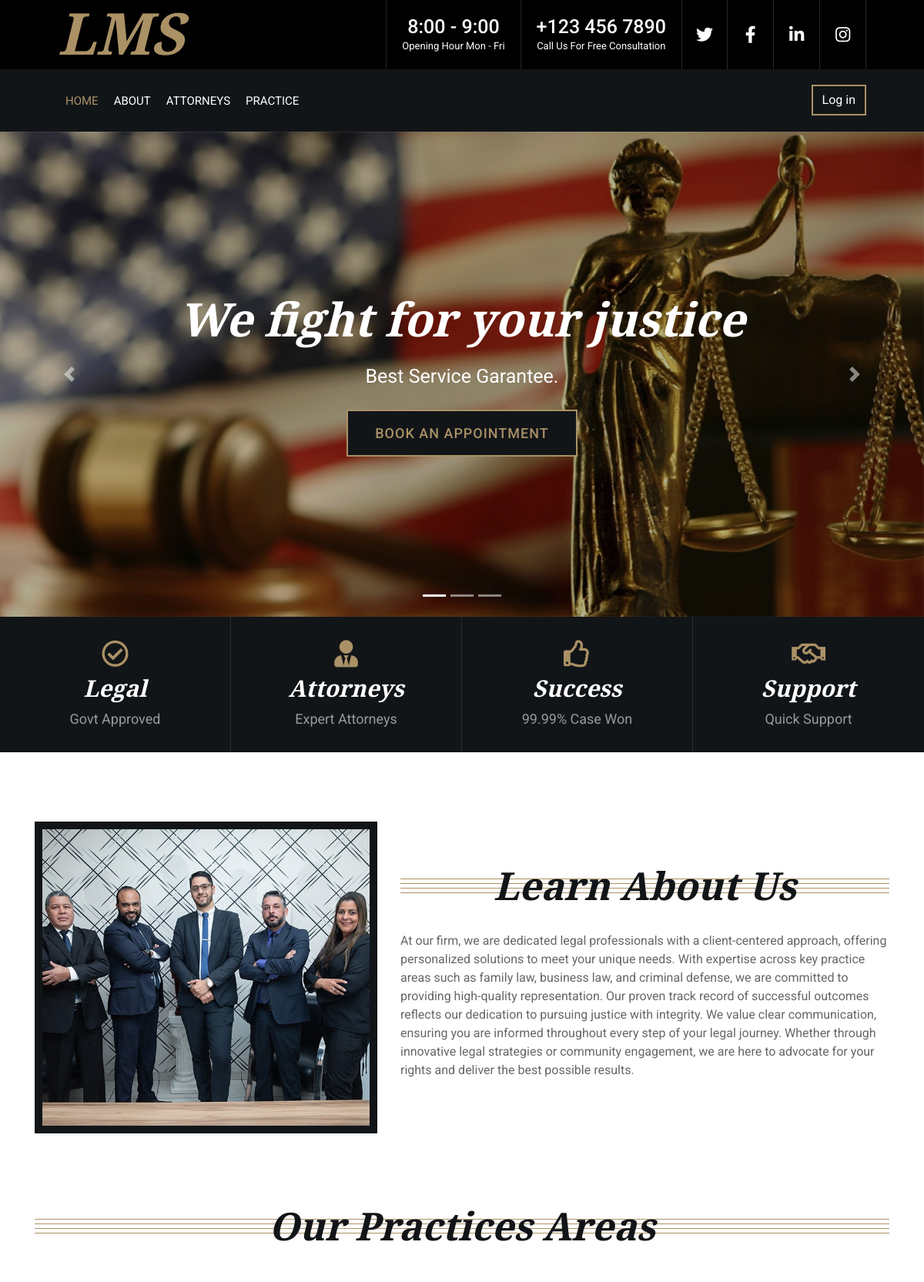
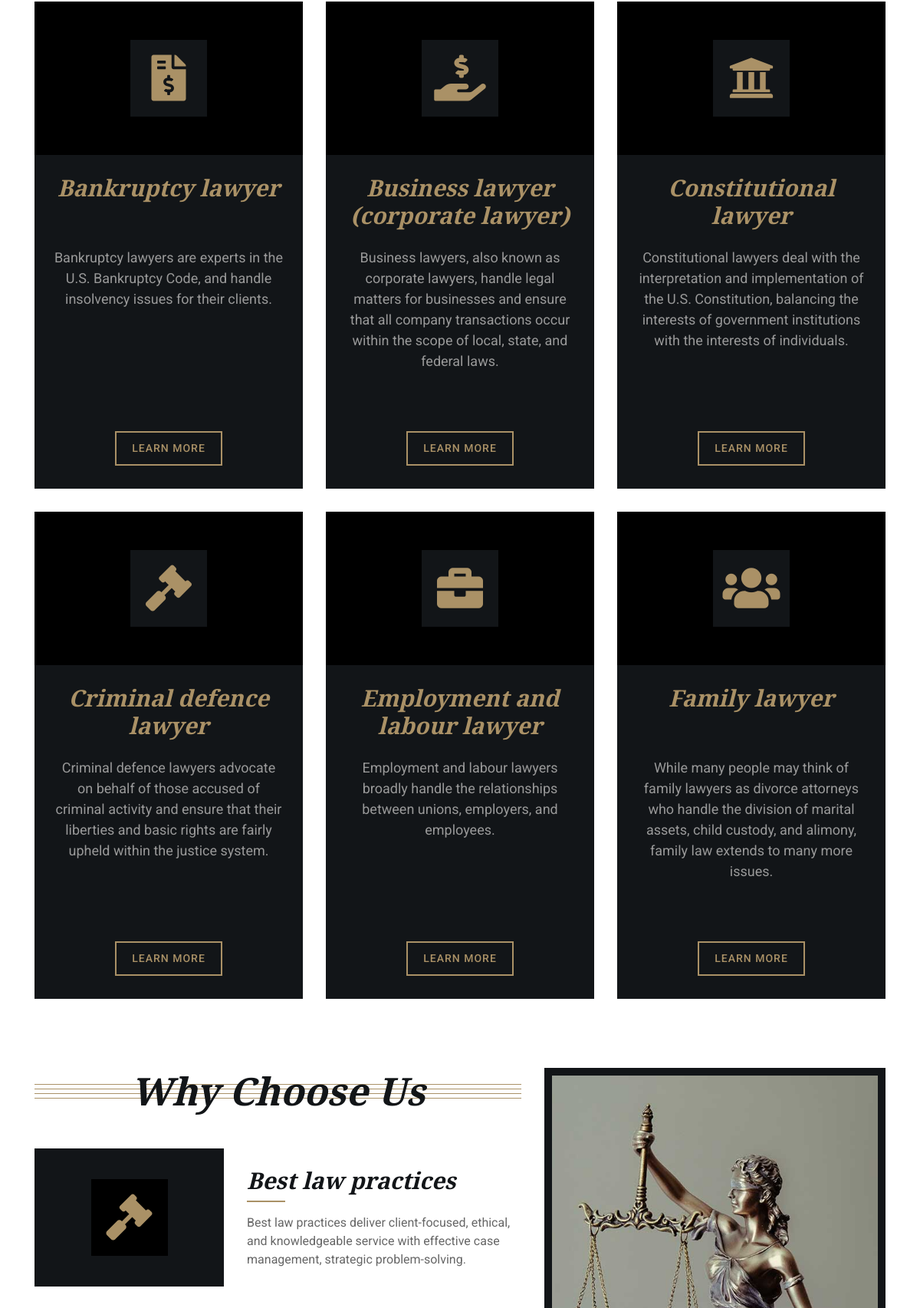
The page / (upper part) on the database its author committed (2 pictures, top to bottom).
### tables this page shows
CREATE TABLE `specializations` (
  `spid` int(11) NOT NULL,
  `icon` varchar(255) DEFAULT NULL,
  `specialization` varchar(100) NOT NULL,
  `description` text NOT NULL
);

### index.php (the view, shortened to what this page needs)
<?php
include('header.inc.php');
$sp_sql = "SELECT * FROM `specializations`";
$specializations = mysqli_query($conn, $sp_sql);
?>
<div id="carousel" class="carousel slide" data-ride="carousel">
    <ol class="carousel-indicators">
        <li data-target="#carousel" data-slide-to="0" class="active"></li>
        <li data-target="#carousel" data-slide-to="1"></li>
        <li data-target="#carousel" data-slide-to="2"></li>
    </ol>
    <div class="carousel-inner">
        <div class="carousel-item active">
            <img src="img/carousel-1.jpg" alt="Carousel Image">
            <div class="carousel-caption">
                <h1 class="animated fadeInLeft">We fight for your justice</h1>
                <p class="animated fadeInRight">Best Service Garantee.</p>
                <a class="btn animated fadeInUp" href="Bookanappoitment.php">Book an appointment</a>
            </div>
        </div>
    </div>
    <a class="carousel-control-prev" href="#carousel" role="button" data-slide="prev">
        <span class="carousel-control-prev-icon" aria-hidden="true"></span>
    </a>
    <a class="carousel-control-next" href="#carousel" role="button" data-slide="next">
        <span class="carousel-control-next-icon" aria-hidden="true"></span>
    </a>
</div>
<div class="feature-top">
    <div class="container-fluid">
        <div class="row align-items-center">
            <div class="col-md-3 col-sm-6">
                <div class="feature-item">
                    <i class="far fa-check-circle"></i>
                    <h3>Legal</h3>
                    <p>Govt Approved</p>
                </div>
            </div>
            <div class="col-md-3 col-sm-6">
                <div class="feature-item">
                    <i class="fa fa-user-tie"></i>
                    <h3>Attorneys</h3>
                    <p>Expert Attorneys</p>
                </div>
            </div>
            <div class="col-md-3 col-sm-6">
                <div class="feature-item">
                    <i class="far fa-thumbs-up"></i>
                    <h3>Success</h3>
                    <p>99.99% Case Won</p>
                </div>
            </div>
            <div class="col-md-3 col-sm-6">
                <div class="feature-item">
                    <i class="far fa-handshake"></i>
                    <h3>Support</h3>
                    <p>Quick Support</p>
                </div>
            </div>
        </div>
    </div>
</div>
<div class="about">
    <div class="container">
        <div class="row align-items-center">
            <div class="col-lg-5 col-md-6">
                <div class="about-img">
                    <img src="img/about.jpg" alt="Image">
                </div>
            </div>
            <div class="col-lg-7 col-md-6">
                <div class="section-header">
                    <h2>Learn About Us</h2>
                </div>
                <div class="about-text">
                    <p>
                        At our firm, we are dedicated legal professionals with a client-centered approach, offering personalized solutions to meet your unique needs.
                        With expertise across key practice areas such as family law, business law, and criminal defense, we are committed to providing high-quality representation.
                        Our proven track record of successful outcomes reflects our dedication to pursuing justice with integrity. We value clear communication, ensuring you are informed throughout every step of your legal journey.
                        Whether through innovative legal strategies or community engagement, we are here to advocate for your rights and deliver the best possible results. </p>
                </div>
            </div>
        </div>
    </div>
</div>
<div class="service">
    <div class="container">
        <div class="section-header">
            <h2>Our Practices Areas</h2>
        </div>
        <div class="row">
            <?php
            $counter = 0;
            while ($sp = mysqli_fetch_assoc($specializations)) {
                if ($counter >= 6) break;
            ?>
                <div class="col-lg-4 col-md-6">
                    <div class="service-item">
                        <div class="service-icon">
                            <?php echo $sp['icon'] ?>
                        </div>
                        <h3 style="height: 120px;"><?php echo $sp['specialization'] ?></h3>
                        <p style="height: 240px;">
                            <?php echo $sp['description'] ?>
                        </p>
                        <a class="btn" href="practices.php?spid=<?php echo $sp['spid'] ?>">Learn More</a>
                    </div>
                </div>
            <?php
                $counter++;
            }
            ?>
        </div>
    </div>
</div>
<div class="feature">
    <div class="container">
        <div class="row">
            <div class="col-md-7">
                <div class="section-header">
                    <h2>Why Choose Us</h2>
                </div>
                <div class="row align-items-center feature-item">
                    <div class="col-5">
                        <div class="feature-icon">
                            <i class="fa fa-gavel"></i>
                        </div>
                    </div>
                    <div class="col-7">
                        <h3>Best law practices</h3>
                        <p>
                            Best law practices deliver client-focused, ethical, and knowledgeable service with effective case management, strategic problem-solving.
                        </p>
                    </div>
                </div>
            </div>
            <div class="col-md-5">
                <div class="feature-img">
                    <img src="img/feature.jpg" alt="Feature">
                </div>
            </div>
        </div>
    </div>
</div>
<?php
include('footer.inc.php')
?>

### rows shown on the page
specializations: specialization "Bankruptcy lawyer", description "Bankruptcy lawyers are experts in the U.S. Bankruptcy Code, and handle insolvency issues for their clients."
specializations: specialization "Business lawyer (corporate lawyer)", description "Business lawyers, also known as corporate lawyers, handle legal matters for businesses and ensure that all company transactions occur within the scope of local, state, and federal laws."
specializations: specialization "Constitutional lawyer", description "Constitutional lawyers deal with the interpretation and implementation of the U.S. Constitution, balancing the interests of government institutions with the interests of individuals."
specializations: specialization "Criminal defence lawyer", description "Criminal defence lawyers advocate on behalf of those accused of criminal activity and ensure that their liberties and basic rights are fairly upheld within the justice system."
specializations: specialization "Employment and labour lawyer", description "Employment and labour lawyers broadly handle the relationships between unions, employers, and employees."
specializations: specialization "Family lawyer", description "While many people may think of family lawyers as divorce attorneys who handle the division of marital assets, child custody, and alimony, family law extends to many more issues."
